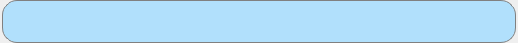
<?xml version="1.0" encoding="UTF-8"?>
<ui version="4.0">
 <class>CompactPlayer</class>
 <widget class="QWidget" name="CompactPlayer">
  <property name="geometry">
   <rect>
    <x>0</x>
    <y>0</y>
    <width>518</width>
    <height>43</height>
   </rect>
  </property>
  <property name="sizePolicy">
   <sizepolicy hsizetype="Expanding" vsizetype="Expanding">
    <horstretch>0</horstretch>
    <verstretch>0</verstretch>
   </sizepolicy>
  </property>
  <property name="windowTitle">
   <string>Form</string>
  </property>
  <property name="styleSheet">
   <string notr="true"/>
  </property>
  <layout class="QVBoxLayout" name="verticalLayout">
   <property name="spacing">
    <number>0</number>
   </property>
   <property name="leftMargin">
    <number>2</number>
   </property>
   <property name="topMargin">
    <number>0</number>
   </property>
   <property name="rightMargin">
    <number>2</number>
   </property>
   <property name="bottomMargin">
    <number>0</number>
   </property>
   <item>
    <widget class="QWidget" name="wContainer" native="true">
     <property name="sizePolicy">
      <sizepolicy hsizetype="Expanding" vsizetype="Expanding">
       <horstretch>0</horstretch>
       <verstretch>0</verstretch>
      </sizepolicy>
     </property>
     <property name="styleSheet">
      <string notr="true">#wContainer {
	border: 1px solid grey;
	border-radius: 15;
	background-color: rgba(160, 219, 255, 200);

}

#wPlayback {
	border: 0px solid grey;
	border-radius: 12;
}
#wSlide {
	border: 0px solid grey;
	border-radius: 12;
}</string>
     </property>
     <layout class="QHBoxLayout" name="horizontalLayout">
      <property name="spacing">
       <number>0</number>
      </property>
      <property name="margin">
       <number>0</number>
      </property>
      <item>
       <widget class="QWidget" name="wPlayback" native="true">
        <property name="sizePolicy">
         <sizepolicy hsizetype="Expanding" vsizetype="Expanding">
          <horstretch>0</horstretch>
          <verstretch>0</verstretch>
         </sizepolicy>
        </property>
        <layout class="QHBoxLayout" name="horizontalLayout_3">
         <property name="spacing">
          <number>0</number>
         </property>
         <property name="margin">
          <number>0</number>
         </property>
        </layout>
       </widget>
      </item>
      <item>
       <widget class="QWidget" name="wSlide" native="true">
        <property name="sizePolicy">
         <sizepolicy hsizetype="Expanding" vsizetype="Expanding">
          <horstretch>0</horstretch>
          <verstretch>0</verstretch>
         </sizepolicy>
        </property>
        <layout class="QHBoxLayout" name="horizontalLayout_4">
         <property name="spacing">
          <number>0</number>
         </property>
         <property name="margin">
          <number>0</number>
         </property>
        </layout>
       </widget>
      </item>
     </layout>
    </widget>
   </item>
  </layout>
 </widget>
 <resources/>
 <connections/>
</ui>
